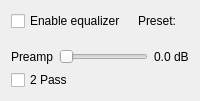
<?xml version="1.0" encoding="UTF-8"?>
<ui version="4.0">
 <class>EqualizerWidget</class>
 <widget class="QWidget" name="EqualizerWidget">
  <property name="windowTitle">
   <string>Form</string>
  </property>
  <layout class="QVBoxLayout" name="mainLayout">
   <item>
    <layout class="QHBoxLayout" name="headLayout">
     <item>
      <widget class="QCheckBox" name="enableCheck">
       <property name="text">
        <string>Enable equalizer</string>
       </property>
      </widget>
     </item>
     <item>
      <spacer>
       <property name="orientation">
        <enum>Qt::Horizontal</enum>
       </property>
       <property name="sizeHint" stdset="0">
        <size>
         <width>0</width>
         <height>0</height>
        </size>
       </property>
      </spacer>
     </item>
     <item>
      <widget class="QLabel" name="presetLabel">
       <property name="text">
        <string>Preset:</string>
       </property>
      </widget>
     </item>
     <item>
      <widget class="QLabel" name="presetName"/>
     </item>
    </layout>
   </item>
   <item>
    <widget class="QWidget" name="presetsPlaceholder" native="true"/>
   </item>
   <item>
    <widget class="QWidget" name="slidersPlaceholder" native="true"/>
   </item>
   <item>
    <layout class="QHBoxLayout" name="preampLayout">
     <item>
      <widget class="QLabel" name="preampLabel">
       <property name="text">
        <string>Preamp</string>
       </property>
       <property name="buddy">
        <cstring>preampSlider</cstring>
       </property>
      </widget>
     </item>
     <item>
      <widget class="QSlider" name="preampSlider">
       <property name="orientation">
        <enum>Qt::Horizontal</enum>
       </property>
      </widget>
     </item>
     <item>
      <widget class="QLabel" name="preampValue">
       <property name="text">
        <string>0.0 dB</string>
       </property>
      </widget>
     </item>
    </layout>
   </item>
   <item>
    <widget class="QCheckBox" name="eq2PassCheck">
     <property name="text">
      <string>2 Pass</string>
     </property>
    </widget>
   </item>
   <item>
    <spacer>
     <property name="orientation">
      <enum>Qt::Vertical</enum>
     </property>
     <property name="sizeHint" stdset="0">
      <size>
       <width>0</width>
       <height>0</height>
      </size>
     </property>
    </spacer>
   </item>
  </layout>
 </widget>
 <tabstops>
  <tabstop>enableCheck</tabstop>
  <tabstop>preampSlider</tabstop>
  <tabstop>eq2PassCheck</tabstop>
 </tabstops>
 <resources/>
 <connections/>
</ui>
